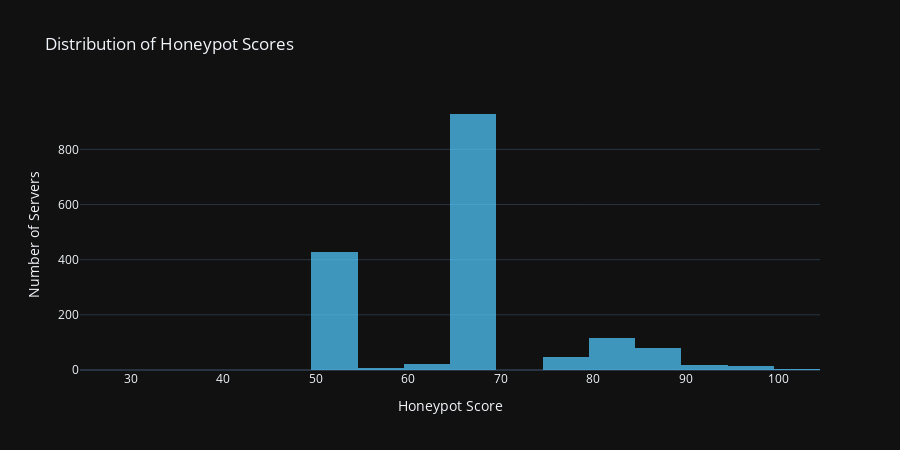

Write notebook code for a chart like this one.
### Markdown cell above
## Honeypot Score Distribution
This histogram shows the distribution of honeypot scores across all servers. Higher scores indicate a higher likelihood of being a honeypot.

### Code cell
if not scores_df.empty:
    fig = px.histogram(
        scores_df,
        x="honeypot_score",
        nbins=20,
        title="Distribution of Honeypot Scores",
        color_discrete_sequence=["#4FC3F7"],  # azul claro para manter consistência
        opacity=0.75
    )

    fig.update_layout(
        template="plotly_dark",
        height=450,
        xaxis_title="Honeypot Score",
        yaxis_title="Number of Servers"
    )

    fig.show()

### Figure 1 — Plotly figure (JSON) as saved in the notebook; plotly's stock layout.template omitted (floating-point values rounded to 4 significant figures; data arrays with more than 128 entries replaced by an {"elided": "..."} marker saying what was removed)
{"data": [{"bingroup": "x", "hovertemplate": "honeypot_score=%{x}<br>count=%{y}<extra></extra>", "legendgroup": "", "marker": {"color": "#4FC3F7", "opacity": 0.75, "pattern": {"shape": ""}}, "name": "", "nbinsx": 20, "orientation": "v", "showlegend": false, "type": "histogram", "x": {"elided": "1665 int values"}, "xaxis": "x", "yaxis": "y"}], "layout": {"barmode": "relative", "height": 450, "legend": {"tracegroupgap": 0}, "title": {"text": "Distribution of Honeypot Scores"}, "xaxis": {"anchor": "y", "domain": [0, 1], "title": {"text": "Honeypot Score"}}, "yaxis": {"anchor": "x", "domain": [0, 1], "title": {"text": "Number of Servers"}}}}
